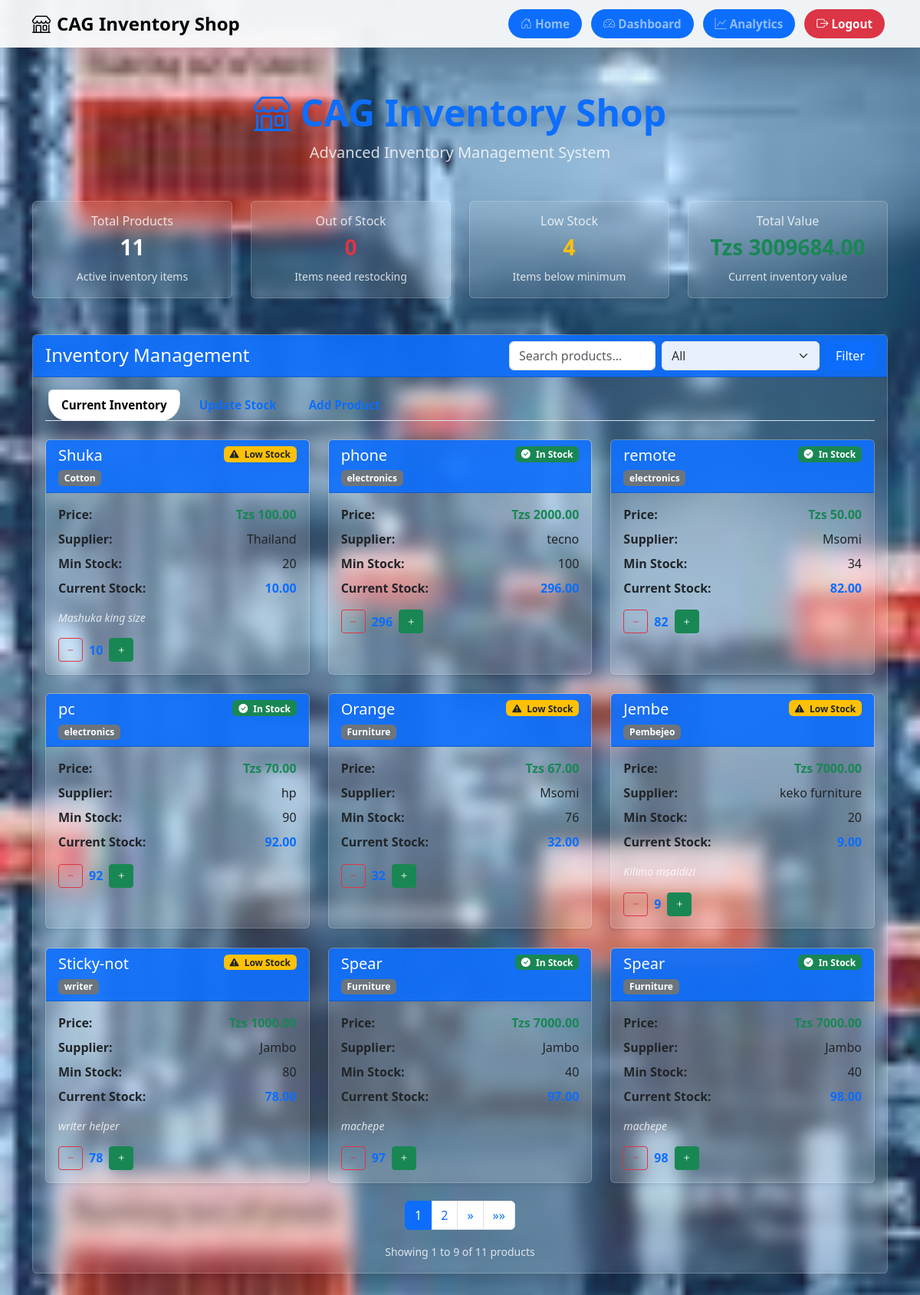
Page /index/ (signed in) on the earlier database version.
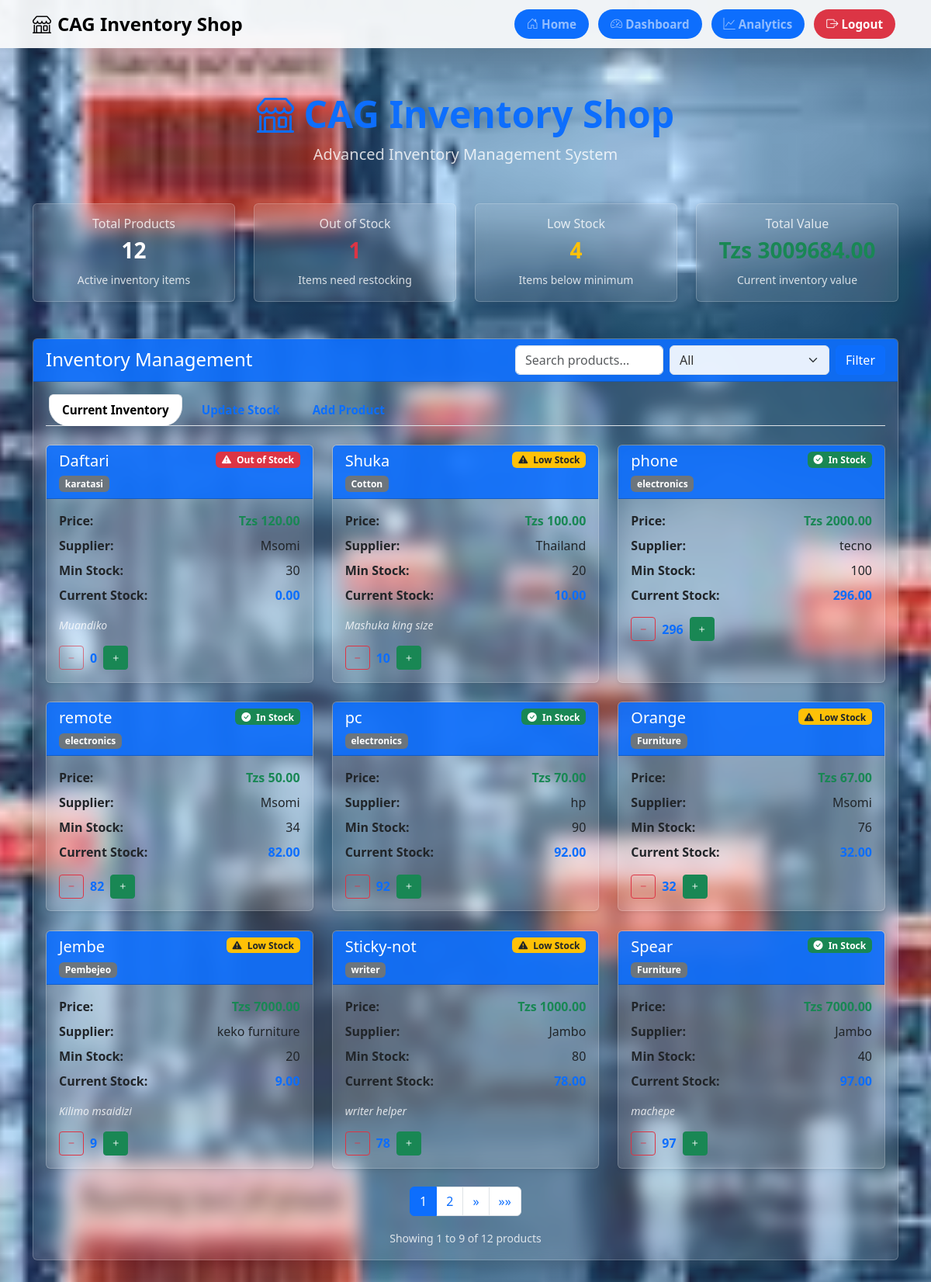
Same page on the later database version.
### cag_inventory/models.py (models this page shows, shortened)
class Product(models.Model):
    name = models.CharField(max_length=100)
    category = models.CharField(max_length=100)
    currentStock = models.IntegerField()
    minStock = models.IntegerField()
    maxStock = models.IntegerField()
    price = models.DecimalField(max_digits=10, decimal_places=2)
    supplier = models.CharField(max_length=100)
    lastUpdated = models.DateTimeField(auto_now=True)
    description = models.TextField(blank=True)

### cag_inventory/views.py (the view)
# urls.py: path('index/',views.index, name='index'),
@login_required
def index(request):
    products = Product.objects.all().order_by('-id')  # Order by newest first
    categories = ["all"] + list(Product.objects.values_list('category', flat=True).distinct())
    selected_category = request.GET.get('category', 'all')
    search_term = request.GET.get('search', '')
    filtered_products = products.filter(
        name__icontains=search_term
    ) if selected_category == "all" else products.filter(
        name__icontains=search_term,
        category=selected_category
    )
    paginator = Paginator(filtered_products, 9)
    page_number = request.GET.get('page')
    page_obj = paginator.get_page(page_number)
    context = {
        'products': products,
        'filtered_products': page_obj,  # Use paginated products
        'page_obj': page_obj,  # Add page object for pagination controls
        'categories': categories,
        'selected_category': selected_category,
        'search_term': search_term,
        'total_products': products.count(),
        'out_of_stock_count': products.filter(currentStock=0).count(),
        'low_stock_count': products.filter(currentStock__gt=0, currentStock__lte=F('minStock')).count(),
        'total_value': sum([p.currentStock * p.price for p in products]),
    }
    return render(request, 'index.html', context)

### templates/index.html (shortened to what this page needs)
{% extends 'base.html' %}
{% load static %}
{% block content %}
<body class="bg-light">
<div class="container py-5">
  <div class="text-center mb-5">
    <h1 class="display-5 fw-bold text-primary">
      <i class="bi bi-shop"></i> CAG Inventory Shop
    </h1>
    <p class="lead text-muted">Advanced Inventory Management System</p>
  </div>
  <div class="row g-4 mb-5">
    <div class="col-md-3">
      <div class="card shadow-sm">
        <div class="card-body text-center">
          <h6 class="text-muted">Total Products</h6>
          <h3 class="fw-bold" id="total-products-count">{{ total_products }}</h3>
          <small class="text-muted">Active inventory items</small>
        </div>
      </div>
    </div>
    <div class="col-md-3">
      <div class="card shadow-sm">
        <div class="card-body text-center">
          <h6 class="text-muted">Out of Stock</h6>
          <h3 class="fw-bold text-danger" id="out-of-stock-count">{{ out_of_stock_count }}</h3>
          <small class="text-muted">Items need restocking</small>
        </div>
      </div>
    </div>
    <div class="col-md-3">
      <div class="card shadow-sm">
        <div class="card-body text-center">
          <h6 class="text-muted">Low Stock</h6>
          <h3 class="fw-bold text-warning" id="low-stock-count">{{ low_stock_count }}</h3>
          <small class="text-muted">Items below minimum</small>
        </div>
      </div>
    </div>
    <div class="col-md-3">
      <div class="card shadow-sm">
        <div class="card-body text-center">
          <h6 class="text-muted">Total Value</h6>
          <h3 class="fw-bold text-success" id="total-value">Tzs {{ total_value|floatformat:2 }}</h3>
          <small class="text-muted">Current inventory value</small>
        </div>
      </div>
    </div>
  </div>
  <div class="card shadow">
    <div class="card-header d-flex flex-column flex-md-row justify-content-between align-items-start align-items-md-center">
      <h4 class="mb-3 mb-md-0">Inventory Management</h4>
      <form method="get" class="d-flex flex-column flex-sm-row gap-2">
        <input type="text" name="search" value="{{ search_term }}" class="form-control" placeholder="Search products...">
        <select name="category" class="form-select">
          {% for category in categories %}
            <option value="{{ category }}" {% if category == selected_category %}selected{% endif %}>
              {{ category|title }}
            </option>
          {% endfor %}
        </select>
        <button type="submit" class="btn btn-primary">Filter</button>
      </form>
    </div>
    <div class="card-body">
      <ul class="nav nav-tabs" id="inventoryTabs" role="tablist">
        <li class="nav-item" role="presentation">
          <button class="nav-link active" id="inventory-tab" data-bs-toggle="tab" data-bs-target="#inventory" type="button" role="tab">Current Inventory</button>
        </li>
        <li class="nav-item" role="presentation">
          <button class="nav-link" id="update-tab" data-bs-toggle="tab" data-bs-target="#update" type="button" role="tab">Update Stock</button>
        </li>
        <li class="nav-item" role="presentation">
          <button class="nav-link" id="add-tab" data-bs-toggle="tab" data-bs-target="#add" type="button" role="tab">Add Product</button>
        </li>
      </ul>
      <div class="tab-content pt-4" id="inventoryTabsContent">
        <div class="tab-pane fade show active" id="inventory" role="tabpanel">
          {% include 'product_list.html' %}
        </div>
      </div>
    </div>
  </div>
</div>
</body>
{% endblock %}

### templates/base.html (shortened to what this page needs)
{% load static %}
<!DOCTYPE html>
<html lang="en">
<head>
  <link href="{% static 'cag_inventory/css/bootstrap.min.css' %}" rel="stylesheet">
  <link href="https://cdn.jsdelivr.net/npm/bootstrap-icons/font/bootstrap-icons.css" rel="stylesheet">
  <link href="{% static 'cag_inventory/css/style.css' %}" rel="stylesheet">
</head>
<body>
    <nav class="navbar navbar-expand-lg navbar-dark bg-primary shadow-lg fixed-top">
      <div class="container">
        <a class="navbar-brand fw-bold fs-4 text-black">
          <i class="bi bi-shop me-2"></i>CAG Inventory Shop
        </a>
        <div class="collapse navbar-collapse" id="navbarNav">
          <ul class="navbar-nav ms-auto">
            {% if user.is_authenticated %}
    <li class="nav-item">
      <a class="nav-link fw-semibold px-3 py-2 rounded-pill bg-primary me-2" href="{% url 'home' %}">
        <i class="bi bi-house-door me-1"></i>Home
      </a>
    </li>
    <li class="nav-item">
      <a class="nav-link fw-semibold px-3 py-2 rounded-pill bg-primary me-2" href="{% url 'index' %}">
        <i class="bi bi-speedometer2 me-1"></i>Dashboard
      </a>
    </li>
    <li class="nav-item">
      <a class="nav-link fw-semibold px-3 py-2 rounded-pill bg-primary me-2" href="{% url 'analytics' %}">
        <i class="bi bi-graph-up me-1"></i>Analytics
      </a>
    </li>
    <li class="nav-item">
      <a class="nav-link fw-semibold px-3 py-2 rounded-pill bg-danger text-white" href="{% url 'logout' %}">
        <i class="bi bi-box-arrow-right me-1"></i>Logout
      </a>
    </li>
  {% endif %}
          </ul>
        </div>
      </div>
    </nav>
    {% block content %}
    {% endblock %}
</body>
</html>

### templates/product_list.html (shortened to what this page needs)
{% load static %}
<div class="row g-4">
  {% if filtered_products %}
    {% for product in filtered_products %}
      <div class="col-md-6 col-lg-4">
        <div class="card shadow-sm h-100">
          <div class="card-header d-flex justify-content-between align-items-start">
            <div>
              <h5 class="card-title mb-1">{{ product.name }}</h5>
              <span class="badge bg-secondary">{{ product.category }}</span>
            </div>
            {% if product.currentStock == 0 %}
              <span class="badge bg-danger"><i class="bi bi-exclamation-triangle-fill me-1"></i> Out of Stock</span>
            {% elif product.currentStock <= product.minStock %}
              <span class="badge bg-warning text-dark"><i class="bi bi-exclamation-triangle-fill me-1"></i> Low Stock</span>
            {% else %}
              <span class="badge bg-success"><i class="bi bi-check-circle-fill me-1"></i> In Stock</span>
            {% endif %}
          </div>
          <div class="card-body">
            <div class="mb-3">
              <div class="d-flex justify-content-between align-items-center mb-2">
                <span><strong>Price:</strong></span>
                <span class="text-success fw-bold">Tzs {{ product.price|floatformat:2 }}</span>
              </div>
              <div class="d-flex justify-content-between align-items-center mb-2">
                <span><strong>Supplier:</strong></span>
                <span>{{ product.supplier }}</span>
              </div>
              <div class="d-flex justify-content-between align-items-center mb-2">
                <span><strong>Min Stock:</strong></span>
                <span>{{ product.minStock }}</span>
              </div>
              <div class="d-flex justify-content-between align-items-center mb-2">
                <span><strong>Current Stock:</strong></span>
                <span class="text-primary fw-bold">{{ product.currentStock|floatformat:2 }}</span>
              </div>
            </div>
            {% if product.description %}
              <p class="text-muted small fst-italic mb-3">{{ product.description }}</p>
            {% endif %}
            <div class="d-flex gap-2 align-items-center">
              <form method="post" action="{% url 'update-stock' product.id %}" class="stock-update-form d-inline" data-product-id="{{ product.id }}" data-min-stock="{{ product.minStock }}">
                <button type="submit" class="btn btn-sm btn-outline-danger" {% if product.currentStock == 0 %}disabled{% endif %}>
                  <i class="bi bi-dash"></i>
                </button>
              </form>
              <span class="current-stock fw-bold text-primary" id="current-stock-{{ product.id }}">{{ product.currentStock }}</span>
              <form method="post" action="{% url 'update-stock' product.id %}" class="stock-update-form d-inline" data-product-id="{{ product.id }}" data-min-stock="{{ product.minStock }}">
                <button type="submit" class="btn btn-sm btn-success">
                  <i class="bi bi-plus"></i>
                </button>
              </form>
            </div>
          </div>
        </div>
      </div>
    {% endfor %}
  {% else %}
    <div class="text-center py-5">
      <i class="bi bi-box-seam display-4 text-muted"></i>
      <h5 class="mt-3">No products found</h5>
      <p class="text-muted">Try adjusting your search or filters, or add a new product.</p>
    </div>
  {% endif %}
</div>
{% if page_obj.has_other_pages %}
<nav aria-label="Product pagination" class="mt-4">
  <ul class="pagination justify-content-center">
    {% for num in page_obj.paginator.page_range %}
      {% if page_obj.number == num %}
        <li class="page-item active">
          <span class="page-link">{{ num }}</span>
        </li>
      {% elif num > page_obj.number|add:'-3' and num < page_obj.number|add:'3' %}
        <li class="page-item">
          <a class="page-link" href="?page={{ num }}{% if search_term %}&search={{ search_term }}{% endif %}{% if selected_category != 'all' %}&category={{ selected_category }}{% endif %}">{{ num }}</a>
        </li>
      {% endif %}
    {% endfor %}
    {% if page_obj.has_next %}
      <li class="page-item">
        <a class="page-link" href="?page={{ page_obj.next_page_number }}{% if search_term %}&search={{ search_term }}{% endif %}{% if selected_category != 'all' %}&category={{ selected_category }}{% endif %}" aria-label="Next">
          <span aria-hidden="true">&raquo;</span>
        </a>
      </li>
      <li class="page-item">
        <a class="page-link" href="?page={{ page_obj.paginator.num_pages }}{% if search_term %}&search={{ search_term }}{% endif %}{% if selected_category != 'all' %}&category={{ selected_category }}{% endif %}" aria-label="Last">
          <span aria-hidden="true">&raquo;&raquo;</span>
        </a>
      </li>
    {% endif %}
  </ul>
</nav>
<div class="text-center mt-3">
  <small class="text-muted">
    Showing {{ page_obj.start_index }} to {{ page_obj.end_index }} of {{ page_obj.paginator.count }} products
  </small>
</div>
{% endif %}

### templates/add_product_form.html (shortened to what this page needs)
{% load static %}

### cag_inventory/static/cag_inventory/css/style.css (style rules this page uses)
body { background: linear-gradient(rgba(255,255,255,0.1), rgba(255,255,255,0.1)), url('../images/bg1.jpeg'); background-size: cover; background-repeat: no-repeat; background-position: center; background-attachment: fixed; }
.container { background-color: transparent !important; }
body { color: white !important; }
h1, h2, h3, h4, h5, h6 { color: white !important; }
p, .text-muted { color: rgba(255, 255, 255, 0.9) !important; }
.card { background-color: rgba(255, 255, 255, 0.1) !important; backdrop-filter: blur(10px); border: 1px solid rgba(255, 255, 255, 0.2) !important; }
.card-title, .card-text { color: white !important; }
.navbar { background-color: rgba(248, 249, 250, 0.95) !important; }
body { padding-top: 70px; }
.navbar.fixed-top { z-index: 1030; box-shadow: 0 2px 4px rgba(0, 0, 0, 0.1); }
.card-header { background-color: rgba(13, 110, 253, 0.9) !important; color: white !important; }
.text-muted { color: rgba(255, 255, 255, 0.8) !important; }
.form-select { background-color: rgba(255, 255, 255, 0.9) !important; color: #333 !important; }
.btn-primary { background-color: rgba(13, 110, 253, 0.9) !important; border-color: rgba(13, 110, 253, 0.9) !important; color: white !important; }

### templates/base.html (style rules this page uses)
.navbar-brand { font-weight: 700; font-size: 1.5rem; }
.nav-link { font-weight: 600; font-size: 0.95rem; transition: all 0.3s ease; border-radius: 25px; padding: 8px 16px; margin: 0 4px; }
.navbar { box-shadow: 0 2px 10px rgba(0, 0, 0, 0.1); }

Differences in the rows shown:
no longer on this page (row unchanged): Product: name "Spear", category "Furniture", shows "In Stock", price "7000.00", supplier "Jambo", minStock "40", currentStock "98.00", description "machepe", currentStock "98"
added Product: name "Daftari", category "karatasi", shows "Out of Stock", price "120.00", supplier "Msomi", minStock "30", currentStock "0.00", description "Muandiko", currentStock "0"
Other differences:
{{ total_products }}: "11" → "12"
{{ out_of_stock_count }}: "0" → "1"
{{ page_obj.paginator.count }}: "11" → "12"
